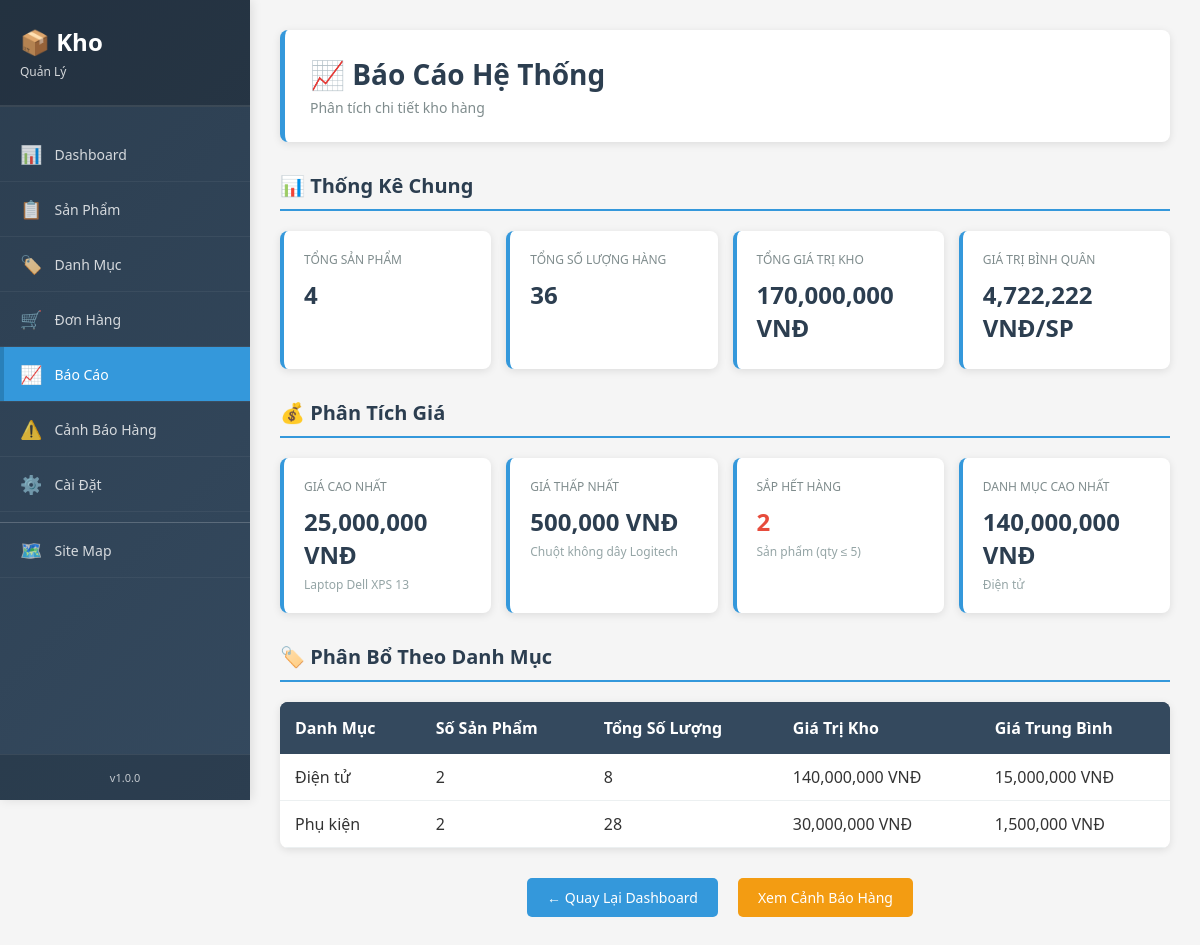
The app's page /pages/reports.php with its own data.
### tables this page shows
CREATE TABLE IF NOT EXISTS products (
    id INT AUTO_INCREMENT PRIMARY KEY,
    name VARCHAR(255) NOT NULL,
    category VARCHAR(100) NOT NULL,
    quantity INT NOT NULL DEFAULT 0,
    unit_price DECIMAL(10, 2) NOT NULL,
    description TEXT,
    created_at TIMESTAMP DEFAULT CURRENT_TIMESTAMP,
    updated_at TIMESTAMP DEFAULT CURRENT_TIMESTAMP ON UPDATE CURRENT_TIMESTAMP
);

### pages/reports.php (the view, shortened to what this page needs)
<?php
include '../config/db.php';
include '../includes/header.php';
$stats_sql = "SELECT COUNT(*) as total_products, SUM(quantity) as total_quantity, SUM(quantity * unit_price) as total_value FROM products";
$stats = $conn->query($stats_sql)->fetch_assoc();
$low_stock_sql = "SELECT COUNT(*) as low_stock FROM products WHERE quantity <= 5";
$low_stock = $conn->query($low_stock_sql)->fetch_assoc();
$avg_price = $stats['total_products'] > 0 ? ($stats['total_value'] / $stats['total_quantity']) : 0;
$max_price_sql = "SELECT name, unit_price FROM products ORDER BY unit_price DESC LIMIT 1";
$max_price = $conn->query($max_price_sql)->fetch_assoc();
$min_price_sql = "SELECT name, unit_price FROM products ORDER BY unit_price ASC LIMIT 1";
$min_price = $conn->query($min_price_sql)->fetch_assoc();
$top_category_sql = "SELECT category, SUM(quantity * unit_price) as value FROM products GROUP BY category ORDER BY value DESC LIMIT 1";
$top_category = $conn->query($top_category_sql)->fetch_assoc();
?>
<div class="page-header">
    <h1>📈 Báo Cáo Hệ Thống</h1>
    <p>Phân tích chi tiết kho hàng</p>
</div>
<div class="report-section">
    <h2>📊 Thống Kê Chung</h2>
    <div class="report-grid">
        <div class="report-card">
            <div class="report-label">Tổng Sản Phẩm</div>
            <div class="report-value"><?php echo $stats['total_products']; ?></div>
        </div>
        <div class="report-card">
            <div class="report-label">Tổng Số Lượng Hàng</div>
            <div class="report-value"><?php echo $stats['total_quantity']; ?></div>
        </div>
        <div class="report-card">
            <div class="report-label">Tổng Giá Trị Kho</div>
            <div class="report-value"><?php echo number_format($stats['total_value'], 0); ?> VNĐ</div>
        </div>
        <div class="report-card">
            <div class="report-label">Giá Trị Bình Quân</div>
            <div class="report-value"><?php echo number_format($avg_price, 0); ?> VNĐ/SP</div>
        </div>
    </div>
</div>
<div class="report-section">
    <h2>💰 Phân Tích Giá</h2>
    <div class="report-grid">
        <div class="report-card">
            <div class="report-label">Giá Cao Nhất</div>
            <div class="report-value"><?php echo $max_price ? number_format($max_price['unit_price'], 0) . ' VNĐ' : 'N/A'; ?></div>
            <div class="report-subtext"><?php echo $max_price ? htmlspecialchars($max_price['name']) : ''; ?></div>
        </div>
        <div class="report-card">
            <div class="report-label">Giá Thấp Nhất</div>
            <div class="report-value"><?php echo $min_price ? number_format($min_price['unit_price'], 0) . ' VNĐ' : 'N/A'; ?></div>
            <div class="report-subtext"><?php echo $min_price ? htmlspecialchars($min_price['name']) : ''; ?></div>
        </div>
        <div class="report-card">
            <div class="report-label">Sắp Hết Hàng</div>
            <div class="report-value" style="color: #e74c3c;"><?php echo $low_stock['low_stock']; ?></div>
            <div class="report-subtext">Sản phẩm (qty ≤ 5)</div>
        </div>
        <div class="report-card">
            <div class="report-label">Danh Mục Cao Nhất</div>
            <div class="report-value"><?php echo $top_category ? number_format($top_category['value'], 0) . ' VNĐ' : 'N/A'; ?></div>
            <div class="report-subtext"><?php echo $top_category ? htmlspecialchars($top_category['category']) : ''; ?></div>
        </div>
    </div>
</div>
<div class="report-section full-width">
    <h2>🏷️ Phân Bổ Theo Danh Mục</h2>
    <table class="report-table">
        <thead>
            <tr>
                <th>Danh Mục</th>
                <th>Số Sản Phẩm</th>
                <th>Tổng Số Lượng</th>
                <th>Giá Trị Kho</th>
                <th>Giá Trung Bình</th>
            </tr>
        </thead>
        <tbody>
            <?php
            $category_sql = "SELECT category, COUNT(*) as count, SUM(quantity) as qty, SUM(quantity * unit_price) as value, AVG(unit_price) as avg_price FROM products GROUP BY category ORDER BY value DESC";
            $category_result = $conn->query($category_sql);
            if ($category_result->num_rows > 0) {
                while ($row = $category_result->fetch_assoc()) {
                    echo "<tr>";
                    echo "<td>" . htmlspecialchars($row['category']) . "</td>";
                    echo "<td>" . $row['count'] . "</td>";
                    echo "<td>" . $row['qty'] . "</td>";
                    echo "<td>" . number_format($row['value'], 0) . " VNĐ</td>";
                    echo "<td>" . number_format($row['avg_price'], 0) . " VNĐ</td>";
                    echo "</tr>";
                }
            }
            ?>
        </tbody>
    </table>
</div>
<div class="report-actions">
    <a href="dashboard.php" class="btn">← Quay Lại Dashboard</a>
    <a href="low_stock.php" class="btn btn-warning">Xem Cảnh Báo Hàng</a>
</div>
<?php include '../includes/footer.php'; ?>

### css/style.css (style rules this page uses)
* { margin: 0; padding: 0; box-sizing: border-box; }
body { font-family: 'Segoe UI', Tahoma, Geneva, Verdana, sans-serif; background-color: #f5f5f5; color: #333; }
.btn { display: inline-block; padding: 10px 20px; margin-right: 10px; background-color: #3498db; color: white; text-decoration: none; border-radius: 5px; border: none; cursor: pointer; font-size: 14px; transition: background-color 0.3s; }
.btn-warning { background-color: #f39c12; }
table { width: 100%; border-collapse: collapse; }
thead { background-color: #34495e; color: white; }
th { padding: 15px; text-align: left; font-weight: 600; }
td { padding: 12px 15px; border-bottom: 1px solid #ecf0f1; }
.page-header { background-color: white; padding: 25px; border-radius: 8px; margin-bottom: 30px; box-shadow: 0 2px 8px rgba(0,0,0,0.1); border-left: 5px solid #3498db; }
.page-header h1 { font-size: 28px; color: #2c3e50; margin-bottom: 5px; }
.page-header p { color: #7f8c8d; font-size: 14px; }
.report-section { margin-bottom: 30px; }
.report-section h2 { color: #2c3e50; margin-bottom: 20px; font-size: 20px; border-bottom: 2px solid #3498db; padding-bottom: 10px; }
.report-grid { display: grid; grid-template-columns: repeat(auto-fit, minmax(200px, 1fr)); gap: 15px; margin-bottom: 20px; }
.report-card { background: white; padding: 20px; border-radius: 8px; box-shadow: 0 2px 8px rgba(0,0,0,0.1); border-left: 4px solid #3498db; }
.report-label { color: #7f8c8d; font-size: 12px; text-transform: uppercase; margin-bottom: 10px; }
.report-value { font-size: 24px; font-weight: bold; color: #2c3e50; margin-bottom: 5px; }
.report-subtext { font-size: 12px; color: #95a5a6; }
.report-table { width: 100%; border-collapse: collapse; background: white; border-radius: 8px; overflow: hidden; box-shadow: 0 2px 8px rgba(0,0,0,0.1); }
.report-table th { background-color: #34495e; color: white; padding: 15px; text-align: left; }
.report-table td { padding: 12px 15px; border-bottom: 1px solid #ecf0f1; }
.dashboard-actions, .report-actions, .alert-actions, .category-actions { margin-top: 30px; display: flex; gap: 10px; justify-content: center; flex-wrap: wrap; }

### records on screen
products: unit_price "25,000,000", name "Laptop Dell XPS 13"
products: unit_price "500,000", name "Chuột không dây Logitech"

### other values on screen
$stats['total_products'] "4"
$stats['total_quantity'] "36"
$stats['total_value'] "170,000,000"
$avg_price "4,722,222"
$low_stock['low_stock'] "2"
$top_category['value'] "140,000,000"
$top_category['category'] "Điện tử"
$row['category'] "Điện tử"
$row['count'] "2"
$row['qty'] "8"
$row['value'] "140,000,000"
$row['avg_price'] "15,000,000"
$row['category'] "Phụ kiện"
$row['qty'] "28"
$row['value'] "30,000,000"
